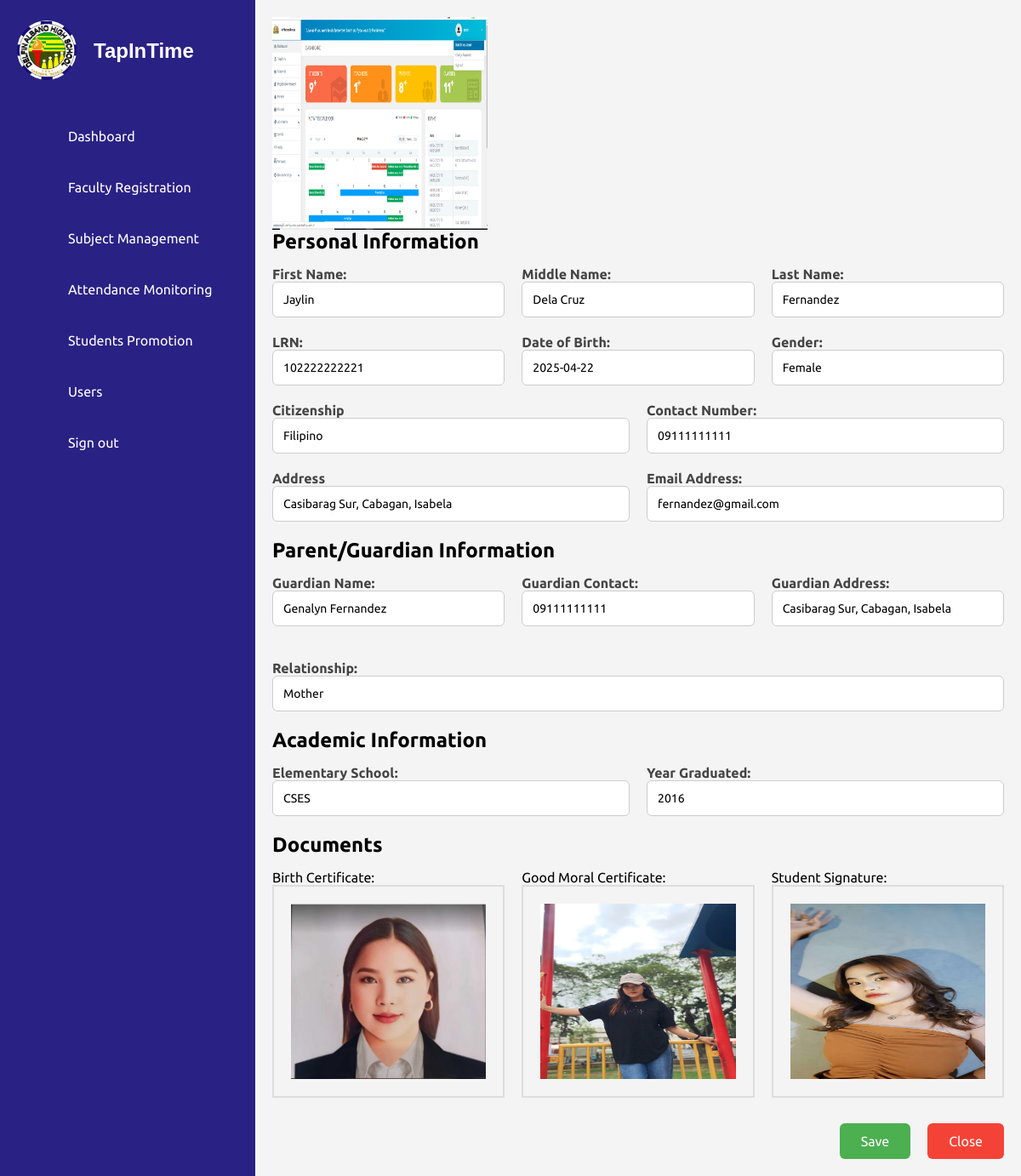
The page /student_profile.php?lrn=102222222221 on the database its author committed.
### tables this page shows
CREATE TABLE `students` (
  `id` int(11) NOT NULL,
  `first_name` varchar(50) NOT NULL,
  `middle_name` varchar(50) DEFAULT NULL,
  `last_name` varchar(50) NOT NULL,
  `lrn` varchar(12) NOT NULL,
  `date_of_birth` date NOT NULL,
  `gender` enum('Male','Female') NOT NULL,
  `citizenship` varchar(50) NOT NULL,
  `address` text NOT NULL,
  `contact_number` varchar(15) NOT NULL,
  `email` varchar(100) NOT NULL,
  `guardian_name` varchar(100) NOT NULL,
  `guardian_contact` varchar(15) NOT NULL,
  `guardian_address` varchar(250) NOT NULL,
  `guardian_relationship` varchar(50) NOT NULL,
  `elementary_school` varchar(100) NOT NULL,
  `year_graduated` year(4) NOT NULL,
  `birth_certificate` varchar(255) NOT NULL,
  `id_photo` varchar(255) NOT NULL,
  `good_moral` varchar(255) DEFAULT NULL,
  `student_signature` varchar(255) NOT NULL,
  `section` varchar(50) DEFAULT NULL,
  `school_year` varchar(9) NOT NULL,
  `student_type` varchar(50) NOT NULL,
  `verified_at` timestamp NOT NULL DEFAULT current_timestamp(),
  `created_at` timestamp NOT NULL DEFAULT current_timestamp(),
  `rfid` varchar(50) DEFAULT NULL
);

### student_profile.php (the view, shortened to what this page needs)
<?php
include 'db_connection.php';
if (isset($_GET['lrn'])) {
    $lrn = $_GET['lrn'];
} else {
    echo "<script>alert('Student not found!'); window.location='student_details.php';</script>";
    exit();
}
$first_name = $middle_name = $last_name = $date_of_birth = $gender = "";
$guardian_name = $guardian_contact = $guardian_address = $guardian_relationship = "";
$elementary_school = $year_graduated = "";
$birth_certificate = $good_moral = $student_signature = "";
if ($_SERVER["REQUEST_METHOD"] == "POST") {
    $first_name = $_POST['first_name'];
    $middle_name = $_POST['middle_name'];
    $last_name = $_POST['last_name'];
    $date_of_birth = $_POST['date_of_birth'];
    $gender = $_POST['gender'];
    $citizenship = $_POST['citizenship'];
    $contact_number = $_POST['contact_number'];
    $address = $_POST['address'];
    $email = $_POST['email'];
    $guardian_name = $_POST['guardian_name'];
    $guardian_contact = $_POST['guardian_contact'];
    $guardian_address = $_POST['guardian_address'];
    $guardian_relationship = $_POST['guardian_relationship'];
    $elementary_school = $_POST['elementary_school'];
    $year_graduated = $_POST['year_graduated'];
    $sql = "UPDATE students SET first_name = ?, middle_name = ?, last_name = ?, date_of_birth = ?, gender = ?, citizenship = ?, contact_number = ?, address = ?, email = ?, guardian_name = ?, guardian_contact = ?, guardian_address = ?, guardian_relationship = ?, elementary_school = ?, year_graduated = ? WHERE lrn = ?";
    $stmt = $conn->prepare($sql);
    $stmt->bind_param("ssssssssssss", $first_name, $middle_name, $last_name, $date_of_birth, $gender, $citizenship, $contact_number, $address, $email, $guardian_name, $guardian_contact, $guardian_address, $guardian_relationship, $elementary_school, $year_graduated, $lrn);
    if ($stmt->execute()) {
        echo "<script>alert('Student details updated successfully'); window.location='student_details.php?lrn=" . $lrn . "';</script>";
    } else {
        echo "<script>alert('Error updating student details.');</script>";
    }
    $stmt->close();
} else {
    $sql = "SELECT * FROM students WHERE lrn = ?";
    $stmt = $conn->prepare($sql);
    $stmt->bind_param("s", $lrn);
    $stmt->execute();
    $result = $stmt->get_result();
    if ($result->num_rows > 0) {
        $row = $result->fetch_assoc();
        $first_name = $row['first_name'];
        $middle_name = $row['middle_name'];
        $last_name = $row['last_name'];
        $date_of_birth = $row['date_of_birth'];
        $gender = $row['gender'];
        $citizenship = $row['citizenship'];
        $contact_number = $row['contact_number'];
        $address = $row['address'];
        $email = $row['email'];
        $guardian_name = $row['guardian_name'];
        $guardian_contact = $row['guardian_contact'];
        $guardian_address = $row['guardian_address'];
        $guardian_relationship = $row['guardian_relationship'];
        $elementary_school = $row['elementary_school'];
        $year_graduated = $row['year_graduated'];
        $id_photo = $row['id_photo'];
        $birth_certificate = $row['birth_certificate'];
        $good_moral = $row['good_moral'];
        $student_signature = $row['student_signature'];
    }else {
        echo "<script>alert('No student data found!');</script>";
    }
}
?>
<!DOCTYPE html>
<html lang="en">
<head>
    <link rel="stylesheet" href="assets/css/style.css">
</head>
<body>
    <?php include('sidebar.php'); ?>
    <div class="main-content">
        <div class="row">
            <div class="col-md-8">
                <form method="POST" action="">
                    <div class="row mb-4">
                        <div class="col-md-3">
                        <div class="rectangle-container">
                            <img src="<?php echo !empty($id_photo) ? $id_photo : 'assets/imgs/placeholder.png'; ?>" class="rectangle-img">
                        </div>
                        </div>
                    </div>
                    <div class="form-section">
                        <h2>Personal Information</h2>
                        <div class="row">
                            <div class="col-md-4 form-group">
                                <label for="first_name">First Name:</label>
                                <input type="text" class="form-control" name="first_name" id="first_name" value="<?php echo $first_name; ?>">
                            </div>
                            <div class="col-md-4 form-group">
                                <label for="middle_name">Middle Name:</label>
                                <input type="text" class="form-control" name="middle_name" id="middle_name" value="<?php echo $middle_name; ?>">
                            </div>
                            <div class="col-md-4 form-group">
                                <label for="last_name">Last Name:</label>
                                <input type="text" class="form-control" name="last_name" id="last_name" value="<?php echo $last_name; ?>">
                            </div>
                            </div>
                            <div class="row">
                            <div class="col-md-4 form-group">
                                <label for="lrn">LRN:</label>
                                <input type="text" class="form-control" name="lrn" id="lrn" value="<?php echo $lrn; ?>" readonly>
                            </div>
                            <div class="col-md-4 form-group">
                                <label for="dob">Date of Birth:</label>
                                <input type="text" class="form-control" name="date_of_birth" id="date_of_birth" value="<?php echo $date_of_birth; ?>">
                            </div>
                            <div class="col-md-4 form-group">
                                <label for="gender">Gender:</label>
                                <input type="text" class="form-control" name="gender" id="gender" value="<?php echo $gender; ?>">
                            </div>
                        </div>
                    </div>
                    <div class="row">
                            <div class="col-md-4 form-group">
                                <label for="lrn">Citizenship</label>
                                <input type="text" class="form-control" name="citizenship" id="citizenship" value="<?php echo $citizenship; ?>" readonly>
                            </div>
                            <div class="col-md-4 form-group">
                                <label for="dob">Contact Number:</label>
                                <input type="text" class="form-control" name="contact_number" id="contact_number" value="<?php echo $contact_number; ?>">
                            </div>
                    </div>
                    <div class="row">
                    <div class="col-md-4 form-group">
                                <label for="lrn">Address</label>
                                <input type="text" class="form-control" name="address" id="address" value="<?php echo $address; ?>" readonly>
                            </div>
                            <div class="col-md-4 form-group">
                                <label for="dob">Email Address:</label>
                                <input type="text" class="form-control" name="email" id="email" value="<?php echo $email; ?>">
                            </div>
                        </div>
                    <div class="form-section">
                        <h2>Parent/Guardian Information</h2>
                        <div class="row">
                            <div class="col-md-4 form-group">
                                <label for="guardian_name">Guardian Name:</label>
                                <input type="text" class="form-control" name="guardian_name" id="guardian_name" value="<?php echo $guardian_name; ?>">
                            </div>
                            <div class="col-md-4 form-group">
                                <label for="guardian_contact">Guardian Contact:</label>
                                <input type="text" class="form-control" name="guardian_contact" id="guardian_contact" value="<?php echo $guardian_contact; ?>">
                            </div>
                            <div class="col-md-4 form-group">
                                <label for="guardian_address">Guardian Address:</label>
                                <input type="text" class="form-control" name="guardian_address" id="guardian_address" value="<?php echo $guardian_address; ?>">
                            </div>
                            <div class="col-md-4 form-group">
                                <label for="guardian_relationship">Relationship:</label>
                                <input type="text" class="form-control" name="guardian_relationship" id="guardian_relationship" value="<?php echo $guardian_relationship; ?>">
                            </div>
                        </div>
                    </div>
                    <div class="form-section">
                        <h2>Academic Information</h2>
                        <div class="row">
                            <div class="col-md-4 form-group">
                                <label for="elementary_school">Elementary School:</label>
                                <input type="text" class="form-control" name="elementary_school" id="elementary_school" value="<?php echo $elementary_school; ?>">
                            </div>
                            <div class="col-md-4 form-group">
                                <label for="year_graduated">Year Graduated:</label>
                                <input type="text" class="form-control" name="year_graduated" id="year_graduated" value="<?php echo $year_graduated; ?>">
                            </div>
                        </div>
                    </div>
                    <div class="form-section">
                    <h2>Documents</h2>
                    <div class="row">
                        <div class="col-md-4">
                            <div class="rectangle-container">
                                <label for="birth_certificate">Birth Certificate:</label>
                                <img src="<?php echo !empty($birth_certificate) ? $birth_certificate : 'assets/imgs/placeholder.png'; ?>" class="document-box">
                            </div>
                        </div>
                        <div class="col-md-4">
                            <div class="rectangle-container">
                                <label for="good_moral">Good Moral Certificate:</label>
                                <img src="<?php echo !empty($good_moral) ? $good_moral : 'assets/imgs/placeholder.png'; ?>" class="document-box">
                            </div>
                        </div>
                        <div class="col-md-4">
                            <div class="rectangle-container">
                                <label for="student_signature">Student Signature:</label>
                                <img src="<?php echo !empty($student_signature) ? $student_signature : 'assets/imgs/placeholder.png'; ?>" class="document-box">
                            </div>
                        </div>
                    </div>
                    <div class="form-buttons">
                        <button class="save-btn" type="submit">Save</button>
                        <button class="close-btn" id="closeBtn" type="button">Close</button>
                    </div>
                </form>
            </div>
        </div>
    </div>
</body>
</html>

### assets/css/style.css (style rules this page uses)
* { font-family: 'Ubuntu', sans-serif; margin: 0; padding: 0; box-sizing: border-box; }
:root { --blue: #2a2185; --white: #fff; --gray: #f5f5f5; --black1: #222; --black2: #999; }
body { min-height: 100vh; overflow-x: hidden; }
.main-content { margin-left: 300px; padding: 20px; background-color: #f4f4f4; min-height: 100vh; overflow-x: hidden; width: calc(100% - 300px); }
.main-content h2 { font-size: 24px; font-weight: bold; margin-bottom: 15px; }
.form-group { margin-bottom: 20px; }
.form-group label { font-weight: bold; text-align: left; font-size: 16px; color: #444; }
.form-group input, .form-group select { width: 100%; padding: 12px; border: 1px solid #ccc; border-radius: 6px; font-size: 14px; }
.row { display: flex; flex-wrap: wrap; gap: 20px; }
.col-md-4 { flex: 1; min-width: 250px; }
.rectangle-img { display: flex; align-items: center; text-align: center; position: relative; width: 50%; height: 250px; justify-content: center; }
.document-box { display: flex; flex-direction: column; align-items: center; text-align: center; position: relative; padding: 20px; border: 2px solid #ddd; width: 100%; height: 250px; justify-content: center; }
.form-buttons { display: flex; justify-content: flex-end; gap: 20px; margin-top: 30px; }
.save-btn, .close-btn { padding: 12px 25px; font-size: 16px; border-radius: 6px; cursor: pointer; border: none; transition: background-color 0.3s ease, transform 0.2s ease; }
.save-btn { background-color: #4CAF50; color: white; }
.close-btn { background-color: #f44336; color: white; }

### rows shown on the page
students: id_photo (picture), first_name "Jaylin", middle_name "Dela Cruz", last_name "Fernandez", date_of_birth "2025-04-22", gender "Female", citizenship "Filipino", contact_number "09111111111", address "Casibarag Sur, Cabagan, Isabela", email "fernandez@gmail.com", guardian_name "Genalyn Fernandez", guardian_contact "09111111111", guardian_address "Casibarag Sur, Cabagan, Isabela", guardian_relationship "Mother", elementary_school "CSES", year_graduated "2016", birth_certificate (picture), good_moral (picture), student_signature (picture)
